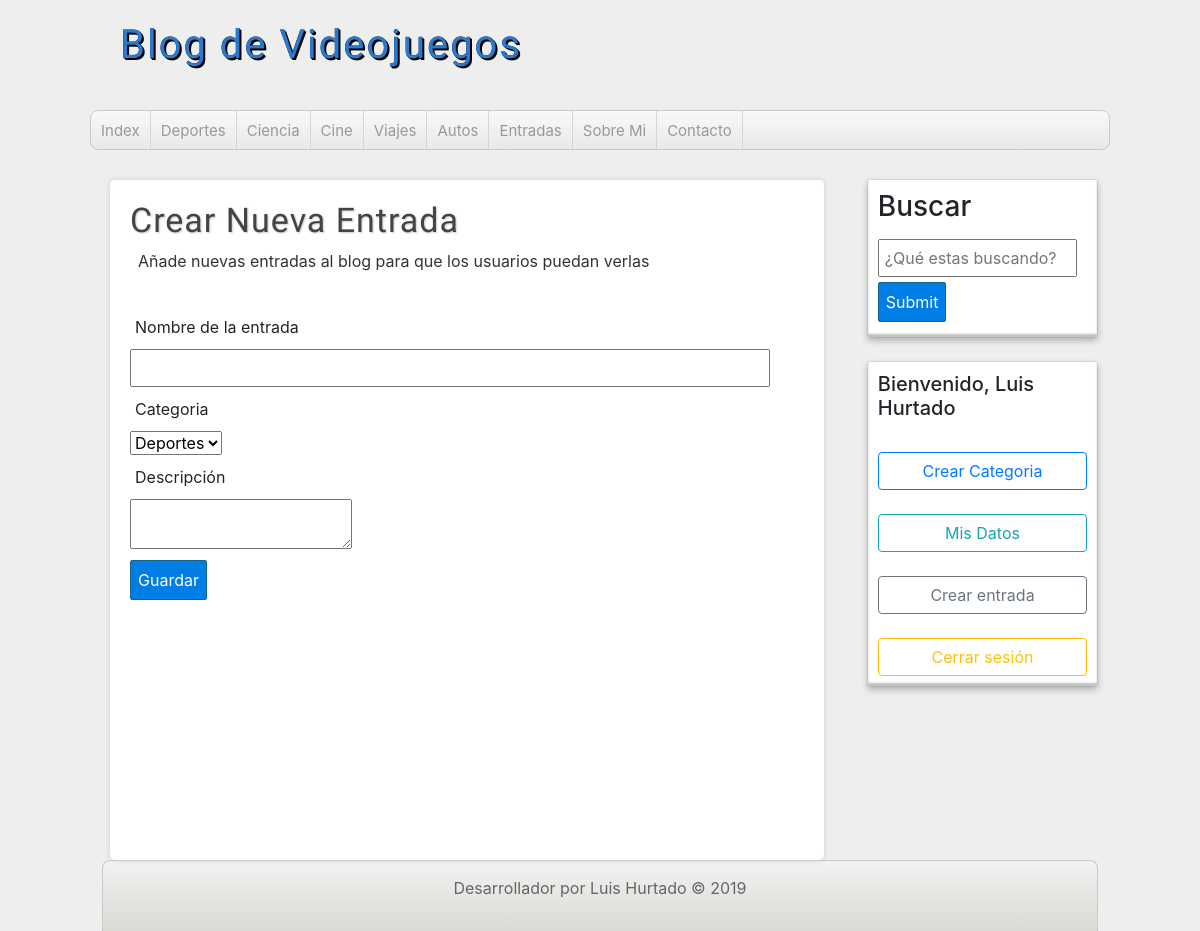
Page /crear-entrada.php (signed in) on the committed database.
### tables this page shows
CREATE TABLE `categorias` (
  `id_category` int(11) NOT NULL,
  `name` varchar(255) NOT NULL
);

### includes/helpers.php (called while the page is built, shortened)
<?php
	function getCategories($conexion){
		$sql = "SELECT * FROM categorias ORDER BY id_category ASC";
		$categorias = mysqli_query($conexion, $sql);
		$resultado = array();
		if($categorias && mysqli_num_rows($categorias) >= 1){
			$resultado = $categorias;
		}
		return $resultado;
	}
?>

### crear-entrada.php (the view, shortened to what this page needs)
<?php
	 require_once 'includes/cabecera.php';
	 require_once 'includes/lateral.php';
 ?>
<div id="principal">
	<h1> Crear Nueva Entrada</h1>
	<p>Añade nuevas entradas al blog para que los usuarios puedan verlas</p>
	<br>
	<form action="guardar-entrada.php" method="post" accept-charset="utf-8">
		<label for="titulo">Nombre de la entrada</label>
		<input type="text" name="titulo">
		<label for="categoria">Categoria</label>
		<select name="categoria">
			<?php $categorias = getCategories($db);
						if(!empty($categorias)):
			while ($categoria = mysqli_fetch_assoc($categorias)): ?>
			<option value="<?=$categoria['id_category']?>"><?=$categoria['name']?></option>
			<?php endwhile; endif; ?>
		</select>
		<label for="descripcion">Descripción</label>
		<textarea name="descripcion"></textarea>
		<input type="submit" name="enviar" value="Guardar">
	</form>
</div>
<?php require_once 'includes/pie.php' ?>

### includes/cabecera.php (shortened to what this page needs)
<?php
	require_once 'conexion.php';
	require_once 'includes/helpers.php';
?>
<!DOCTYPE html>
<html lang="es">
	<head>
		<link rel="stylesheet" href="https://stackpath.bootstrapcdn.com/bootstrap/4.4.1/css/bootstrap.min.css">
		<link rel="stylesheet" type="text/css" href="./assets/css/styles.css">
	</head>
	<body>
		<header id="cabecera" class="">
			<div id="logo">
				<a href="index.php">
					Blog de Videojuegos
				</a>
			</div>
			<nav id="menu">
				<ul>
					<li><a href="index.php" title="">Index</a></li>
					<?php $categorias = getCategories($db);
					if(!empty($categorias)):
					while ($categoria = mysqli_fetch_assoc($categorias)): ?>
					<li> <a href="categoria.php?id_cat=<?= $categoria['id_category'] ?>"><?= $categoria['name'] ?></a> </li>
					<?php endwhile; endif; ?>
					<li><a href="entradas.php" title="">Entradas</a></li>
					<li><a href="sobremi.php" title="">Sobre Mi</a></li>
					<li><a href="contacto.php" title="">Contacto</a></li>
				</ul>
			</nav>
		</header>
		<div id="contenedor">

### assets/css/styles.css (style rules this page uses)
* { margin: 0; padding: 0; text-decoration: none; }
body { background: #eee; }
#cabecera { width: 85%; height: auto; background: transparent; margin: 0 auto; }
#logo { line-height: 90px; float: left; width: 540px; height: 90px; margin-bottom: 20px; }
#logo a { font-family: 'Fjalla One', sans-serif; font-size: 40px; letter-spacing: 2px; color: #2979CD; text-shadow: 0 0 0 black, 1px 1px 0px black, 2px 2px 0px black; text-decoration: none; transition: all 500ms; margin-left: 30px; }
#menu { width: 100%; clear: both; background: linear-gradient(to bottom, #f9f9f9 0px, #e9e9e9 100%); height: 40px; border: 1px solid #c9c9c9; border-radius: 8px; box-shadow: 0px 1px 1px #eee; overflow: hidden; }
#menu ul { list-style: none; }
#menu ul li { float: left; line-height: 40px; border-right: 1px solid #d6d6d6; }
#menu ul li a { display: block; padding-left: 10px; padding-right: 10px; font-size: 15px; color: #999; text-decoration: none; }
#contenedor { width: 85%; height: auto; min-height: auto; margin: 0px auto; margin-top: 30px; margin-bottom: 30px; }
label, input[type="text"], input[type="email"], input[type="password"] { display: block; width: 95%; margin-top: 5px; margin-bottom: 5px; padding: 5px; }
input[type="button"], input[type="submit"] { margin-top: 5px; margin-bottom: 5px; display: block; border-radius: 2px; color: white; background: #007ee5; border: 1px solid #156785; cursor: pointer; padding: 7px; }
#principal { float: left; width: 70%; min-height: 680px; background: white; border-radius: 5px; box-shadow: 0px 0px 5px #ccc; margin-left: 20px; overflow: hidden; padding: 20px; }
#principal h1 { font-size: 34px; color: #444; letter-spacing: 1px; text-shadow: 1px 1px 2px #ccc; font-family: 'Fjalla One', sans-serif; }
#principal p { margin: 8px; color: #333; }

### rows in the picture
categorias: name "Deportes"
categorias: name "Ciencia"
categorias: name "Cine"
categorias: name "Viajes"
categorias: name "Autos"

### other values in the picture
$_SESSION['usuario']['name'] "Luis"
$_SESSION['usuario']['lastname'] "Hurtado"
form field categoria "Deportes"
